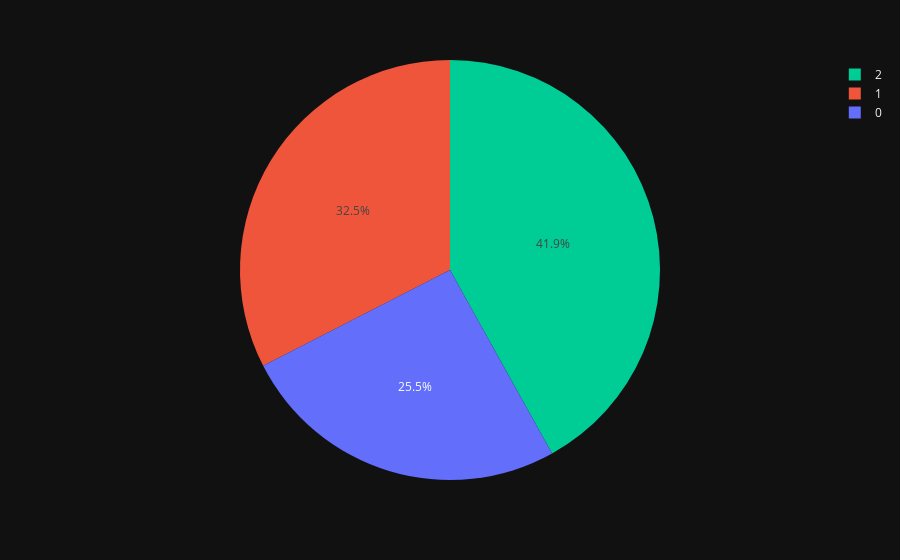

The notebook cell saved with this chart:
### Code cell
pie=batting_heavy_abvanced_main_norm.groupby('label').size().reset_index()
pie.columns=['label','value']
px.pie(pie,values='value',names='label',color=['blue','red','green'])

### Figure 1 — Plotly figure (JSON) as saved in the notebook; plotly's stock layout.template omitted (floating-point values rounded to 4 significant figures)
{"data": [{"customdata": [["blue"], ["red"], ["green"]], "domain": {"x": [0.0, 1.0], "y": [0.0, 1.0]}, "hovertemplate": "label=%{label}<br>value=%{value}<br>color=%{customdata[0]}<extra></extra>", "labels": [0, 1, 2], "legendgroup": "", "marker": {"colors": ["#636efa", "#EF553B", "#00cc96"]}, "name": "", "showlegend": true, "values": [1433, 1826, 2352], "type": "pie"}], "layout": {"legend": {"tracegroupgap": 0}, "margin": {"t": 60}}}
